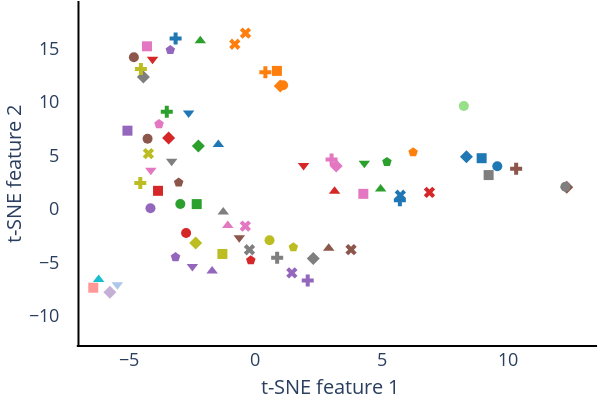

The notebook cell saved with this chart:
### Code cell
import pandas as pd
from sklearn.manifold import TSNE
import plotly.graph_objects as go
import plotly.express as px
from sklearn.preprocessing import MinMaxScaler
import plotly.io as pio
import sys

# Check for necessary modules and install if missing
try:
    import kaleido
except ImportError:
    import subprocess
    subprocess.check_call([sys.executable, '-m', 'pip', 'install', 'kaleido'])

# Load the CSV file
df = pd.read_csv('machine_embeddings_from_autoencoder.csv')

# Replace NaN values with the mean of their respective columns
df.iloc[:, 1:] = df.iloc[:, 1:].fillna(df.iloc[:, 1:].mean())

scaler = MinMaxScaler()
df['core'] = scaler.fit_transform(df[['core']])

# Assuming the first column contains the labels
labels = df.iloc[:, 0]
features = df.iloc[:, 1:]

# Simulate a sample_type column for demonstration purposes
df['sample_type'] = ['Sample ' + str(i % 8 + 1) for i in range(len(df))]

# Apply t-SNE
tsne = TSNE(n_components=2,
            perplexity=15,
            early_exaggeration=1,
            learning_rate='auto',
            n_iter=10000,
            random_state=42)
tsne_results = tsne.fit_transform(features)

# Add the t-SNE results to the dataframe
df['tsne-2d-one'] = tsne_results[:, 0]
df['tsne-2d-two'] = tsne_results[:, 1]

# Available marker symbols for the sample types
marker_symbols = [
    'circle', 'square', 'diamond', 'cross', 'x',
    'triangle-up', 'triangle-down', 'pentagon'
]

# Choose a single new marker symbol for all machine types
machine_marker_symbol = 'hexagon'

# Determine the unique sample types and labels present
sample_types = df['sample_type'].unique()
unique_labels = df['machine'].unique()

# Assign colors to each unique label
# colors = px.colors.qualitative.Plotly
colors = [
    "#1f77b4", "#ff7f0e", "#2ca02c", "#d62728", "#9467bd",
    "#8c564b", "#e377c2", "#7f7f7f", "#bcbd22", "#17becf",
    "#aec7e8", "#ffbb78", "#98df8a", "#ff9896", "#c5b0d5"
]
color_map = {label: colors[i % len(colors)] for i, label in enumerate(unique_labels)}

# Assign a marker to each sample type
marker_map = {sample_type: marker_symbols[i % len(marker_symbols)] for i, sample_type in enumerate(sample_types)}

fig = go.Figure()

# Add traces for sample markers
# for i, sample_type in enumerate(sample_types):
#     fig.add_trace(go.Scatter(
#         x=[None],
#         y=[None],
#         mode='markers',
#         marker=dict(
#             symbol=marker_symbols[i % len(marker_symbols)],
#             size=10,
#             color='white',
#             line=dict(color='black', width=2)
#         ),
#         name=f"Marker for {sample_type}",
#         legendgroup="SampleMarker",
#         showlegend=True
#     ))

# Iterate over each label and sample type to add traces
for label in unique_labels:
    df_label = df[df['machine'] == label]
    for sample_type in sample_types:
        df_subset = df_label[df_label['sample_type'] == sample_type]

        # Add trace to the figure
        fig.add_trace(go.Scatter(
            x=df_subset['tsne-2d-one'],
            y=df_subset['tsne-2d-two'],
            mode='markers',
            marker=dict(
                symbol=marker_map[sample_type],
                size=10,
                color=color_map[label]
            ),
            name=None,
            legendgroup=label,
            showlegend=False
        ))

# Add traces for machine markers
# for label in unique_labels:
#     fig.add_trace(go.Scatter(
#         x=[None],
#         y=[None],
#         mode='markers',
#         marker=dict(
#             symbol=machine_marker_symbol,
#             size=10,
#             color=color_map[label]
#         ),
#         name=label,
#         legendgroup="Machine",
#         showlegend=True
#     ))

# Add a dummy trace to create a line break in the legend
# fig.add_trace(go.Scatter(
#     x=[None],
#     y=[None],
#     mode='markers',
#     marker=dict(size=0),
#     name=' ' * 40,  # Add spaces for visual separation
#     showlegend=True
# ))

# Update layout to have separate columns for samples and machines in the legend
fig.update_layout(
    title={
        # 'text': 't-SNE Visualization of Machine Datasets',
        'y': 0.01,
        'x': 0.5,
        'xanchor': 'center',
        'yanchor': 'bottom',
        'font': {'size': 16}
    },
    xaxis=dict(
        title='t-SNE feature 1',
        titlefont=dict(size=20),  # Adjust axis title font size
        tickfont=dict(size=18),   # Adjust tick label font size
    ),
    yaxis=dict(
        title='t-SNE feature 2',
        titlefont=dict(size=20),  # Adjust axis title font size
        tickfont=dict(size=18),   # Adjust tick label font size
    ),
    plot_bgcolor='white',
    paper_bgcolor='white',
    shapes=[
        # Line Horizontal
        dict(
            type='line',
            x0=min(tsne_results[:, 0]-0.65),
            y0=-12.8,
            x1=max(tsne_results[:, 0]+1.2),
            y1=-12.8,
            line=dict(
                color='black',
                width=2
            )
        ),
        # Line Vertical
        dict(
            type='line',
            x0=-7,
            y0=min(tsne_results[:, 1]-5),
            x1=-7,
            y1=max(tsne_results[:, 1]+3),
            line=dict(
                color='black',
                width=2
            )
        )
    ],
    legend=dict(
        orientation="h",
        yanchor="bottom",
        y=1.15,
        xanchor="center",
        x=0.5,
        traceorder="normal"
    ),
    margin=dict(t=150, b=150),
    width=600,
    height=400
)

# Save the figure to a PDF file
# pio.kaleido.scope.mathjax = None
fig.update_layout( margin=dict(l=0, r=0, t=0, b=0) )
# pio.write_image(fig, 'tsne_visualization_10.pdf', format='pdf')
fig.write_image("output_AE.pdf", width=600, height=400, scale=1)

# Display the figure
fig.show()

### Figure 1 — Plotly figure (JSON) as saved in the notebook; plotly's stock layout.template omitted (floating-point values rounded to 4 significant figures)
{"data": [{"legendgroup": "boraxo", "marker": {"color": "#1f77b4", "size": 10, "symbol": "circle"}, "mode": "markers", "showlegend": false, "type": "scatter", "x": [9.581], "y": [3.993]}, {"legendgroup": "boraxo", "marker": {"color": "#1f77b4", "size": 10, "symbol": "square"}, "mode": "markers", "showlegend": false, "type": "scatter", "x": [8.962], "y": [4.743]}, {"legendgroup": "boraxo", "marker": {"color": "#1f77b4", "size": 10, "symbol": "diamond"}, "mode": "markers", "showlegend": false, "type": "scatter", "x": [8.361], "y": [4.877]}, {"legendgroup": "boraxo", "marker": {"color": "#1f77b4", "size": 10, "symbol": "cross"}, "mode": "markers", "showlegend": false, "type": "scatter", "x": [5.724, -3.155], "y": [0.8147, 15.93]}, {"legendgroup": "boraxo", "marker": {"color": "#1f77b4", "size": 10, "symbol": "x"}, "mode": "markers", "showlegend": false, "type": "scatter", "x": [5.743], "y": [1.278]}, {"legendgroup": "boraxo", "marker": {"color": "#1f77b4", "size": 10, "symbol": "triangle-up"}, "mode": "markers", "showlegend": false, "type": "scatter", "x": [-1.463], "y": [6.011]}, {"legendgroup": "boraxo", "marker": {"color": "#1f77b4", "size": 10, "symbol": "triangle-down"}, "mode": "markers", "showlegend": false, "type": "scatter", "x": [-2.639], "y": [8.959]}, {"legendgroup": "boraxo", "marker": {"color": "#1f77b4", "size": 10, "symbol": "pentagon"}, "mode": "markers", "showlegend": false, "type": "scatter", "x": [], "y": []}, {"legendgroup": "catalyst", "marker": {"color": "#ff7f0e", "size": 10, "symbol": "circle"}, "mode": "markers", "showlegend": false, "type": "scatter", "x": [1.102], "y": [11.55]}, {"legendgroup": "catalyst", "marker": {"color": "#ff7f0e", "size": 10, "symbol": "square"}, "mode": "markers", "showlegend": false, "type": "scatter", "x": [0.8562], "y": [12.9]}, {"legendgroup": "catalyst", "marker": {"color": "#ff7f0e", "size": 10, "symbol": "diamond"}, "mode": "markers", "showlegend": false, "type": "scatter", "x": [0.9895], "y": [11.49]}, {"legendgroup": "catalyst", "marker": {"color": "#ff7f0e", "size": 10, "symbol": "cross"}, "mode": "markers", "showlegend": false, "type": "scatter", "x": [0.3994], "y": [12.78]}, {"legendgroup": "catalyst", "marker": {"color": "#ff7f0e", "size": 10, "symbol": "x"}, "mode": "markers", "showlegend": false, "type": "scatter", "x": [-0.8107, -0.3883], "y": [15.39, 16.42]}, {"legendgroup": "catalyst", "marker": {"color": "#ff7f0e", "size": 10, "symbol": "triangle-up"}, "mode": "markers", "showlegend": false, "type": "scatter", "x": [], "y": []}, {"legendgroup": "catalyst", "marker": {"color": "#ff7f0e", "size": 10, "symbol": "triangle-down"}, "mode": "markers", "showlegend": false, "type": "scatter", "x": [], "y": []}, {"legendgroup": "catalyst", "marker": {"color": "#ff7f0e", "size": 10, "symbol": "pentagon"}, "mode": "markers", "showlegend": false, "type": "scatter", "x": [6.249], "y": [5.3]}, {"legendgroup": "quartz", "marker": {"color": "#2ca02c", "size": 10, "symbol": "circle"}, "mode": "markers", "showlegend": false, "type": "scatter", "x": [-2.968], "y": [0.4564]}, {"legendgroup": "quartz", "marker": {"color": "#2ca02c", "size": 10, "symbol": "square"}, "mode": "markers", "showlegend": false, "type": "scatter", "x": [-2.319], "y": [0.454]}, {"legendgroup": "quartz", "marker": {"color": "#2ca02c", "size": 10, "symbol": "diamond"}, "mode": "markers", "showlegend": false, "type": "scatter", "x": [-2.252], "y": [5.88]}, {"legendgroup": "quartz", "marker": {"color": "#2ca02c", "size": 10, "symbol": "cross"}, "mode": "markers", "showlegend": false, "type": "scatter", "x": [-3.504], "y": [9.073]}, {"legendgroup": "quartz", "marker": {"color": "#2ca02c", "size": 10, "symbol": "x"}, "mode": "markers", "showlegend": false, "type": "scatter", "x": [], "y": []}, {"legendgroup": "quartz", "marker": {"color": "#2ca02c", "size": 10, "symbol": "triangle-up"}, "mode": "markers", "showlegend": false, "type": "scatter", "x": [4.963, -2.177], "y": [1.865, 15.72]}, {"legendgroup": "quartz", "marker": {"color": "#2ca02c", "size": 10, "symbol": "triangle-down"}, "mode": "markers", "showlegend": false, "type": "scatter", "x": [4.317], "y": [4.261]}, {"legendgroup": "quartz", "marker": {"color": "#2ca02c", "size": 10, "symbol": "pentagon"}, "mode": "markers", "showlegend": false, "type": "scatter", "x": [5.212], "y": [4.397]}, {"legendgroup": "ruby", "marker": {"color": "#d62728", "size": 10, "symbol": "circle"}, "mode": "markers", "showlegend": false, "type": "scatter", "x": [-2.739], "y": [-2.242]}, {"legendgroup": "ruby", "marker": {"color": "#d62728", "size": 10, "symbol": "square"}, "mode": "markers", "showlegend": false, "type": "scatter", "x": [-3.85], "y": [1.695]}, {"legendgroup": "ruby", "marker": {"color": "#d62728", "size": 10, "symbol": "diamond"}, "mode": "markers", "showlegend": false, "type": "scatter", "x": [-3.431], "y": [6.635]}, {"legendgroup": "ruby", "marker": {"color": "#d62728", "size": 10, "symbol": "cross"}, "mode": "markers", "showlegend": false, "type": "scatter", "x": [], "y": []}, {"legendgroup": "ruby", "marker": {"color": "#d62728", "size": 10, "symbol": "x"}, "mode": "markers", "showlegend": false, "type": "scatter", "x": [6.895], "y": [1.552]}, {"legendgroup": "ruby", "marker": {"color": "#d62728", "size": 10, "symbol": "triangle-up"}, "mode": "markers", "showlegend": false, "type": "scatter", "x": [3.139], "y": [1.662]}, {"legendgroup": "ruby", "marker": {"color": "#d62728", "size": 10, "symbol": "triangle-down"}, "mode": "markers", "showlegend": false, "type": "scatter", "x": [1.912, -4.068], "y": [4.063, 13.99]}, {"legendgroup": "ruby", "marker": {"color": "#d62728", "size": 10, "symbol": "pentagon"}, "mode": "markers", "showlegend": false, "type": "scatter", "x": [-0.1777], "y": [-4.788]}, {"legendgroup": "mammoth", "marker": {"color": "#9467bd", "size": 10, "symbol": "circle"}, "mode": "markers", "showlegend": false, "type": "scatter", "x": [-4.15], "y": [0.06622]}, {"legendgroup": "mammoth", "marker": {"color": "#9467bd", "size": 10, "symbol": "square"}, "mode": "markers", "showlegend": false, "type": "scatter", "x": [-5.061], "y": [7.312]}, {"legendgroup": "mammoth", "marker": {"color": "#9467bd", "size": 10, "symbol": "diamond"}, "mode": "markers", "showlegend": false, "type": "scatter", "x": [], "y": []}, {"legendgroup": "mammoth", "marker": {"color": "#9467bd", "size": 10, "symbol": "cross"}, "mode": "markers", "showlegend": false, "type": "scatter", "x": [2.076], "y": [-6.679]}, {"legendgroup": "mammoth", "marker": {"color": "#9467bd", "size": 10, "symbol": "x"}, "mode": "markers", "showlegend": false, "type": "scatter", "x": [1.448], "y": [-5.977]}, {"legendgroup": "mammoth", "marker": {"color": "#9467bd", "size": 10, "symbol": "triangle-up"}, "mode": "markers", "showlegend": false, "type": "scatter", "x": [-1.709], "y": [-5.793]}, {"legendgroup": "mammoth", "marker": {"color": "#9467bd", "size": 10, "symbol": "triangle-down"}, "mode": "markers", "showlegend": false, "type": "scatter", "x": [-2.49], "y": [-5.377]}, {"legendgroup": "mammoth", "marker": {"color": "#9467bd", "size": 10, "symbol": "pentagon"}, "mode": "markers", "showlegend": false, "type": "scatter", "x": [-3.158, -3.364], "y": [-4.497, 14.85]}, {"legendgroup": "poodle", "marker": {"color": "#8c564b", "size": 10, "symbol": "circle"}, "mode": "markers", "showlegend": false, "type": "scatter", "x": [-4.265, -4.807], "y": [6.555, 14.17]}, {"legendgroup": "poodle", "marker": {"color": "#8c564b", "size": 10, "symbol": "square"}, "mode": "markers", "showlegend": false, "type": "scatter", "x": [], "y": []}, {"legendgroup": "poodle", "marker": {"color": "#8c564b", "size": 10, "symbol": "diamond"}, "mode": "markers", "showlegend": false, "type": "scatter", "x": [12.33], "y": [2.035]}, {"legendgroup": "poodle", "marker": {"color": "#8c564b", "size": 10, "symbol": "cross"}, "mode": "markers", "showlegend": false, "type": "scatter", "x": [10.33], "y": [3.761]}, {"legendgroup": "poodle", "marker": {"color": "#8c564b", "size": 10, "symbol": "x"}, "mode": "markers", "showlegend": false, "type": "scatter", "x": [3.791], "y": [-3.802]}, {"legendgroup": "poodle", "marker": {"color": "#8c564b", "size": 10, "symbol": "triangle-up"}, "mode": "markers", "showlegend": false, "type": "scatter", "x": [2.907], "y": [-3.678]}, {"legendgroup": "poodle", "marker": {"color": "#8c564b", "size": 10, "symbol": "triangle-down"}, "mode": "markers", "showlegend": false, "type": "scatter", "x": [-0.6336], "y": [-2.683]}, {"legendgroup": "poodle", "marker": {"color": "#8c564b", "size": 10, "symbol": "pentagon"}, "mode": "markers", "showlegend": false, "type": "scatter", "x": [-3.032], "y": [2.467]}, {"legendgroup": "ec2-c5n", "marker": {"color": "#e377c2", "size": 10, "symbol": "circle"}, "mode": "markers", "showlegend": false, "type": "scatter", "x": [], "y": []}, {"legendgroup": "ec2-c5n", "marker": {"color": "#e377c2", "size": 10, "symbol": "square"}, "mode": "markers", "showlegend": false, "type": "scatter", "x": [4.278, -4.288], "y": [1.411, 15.19]}, {"legendgroup": "ec2-c5n", "marker": {"color": "#e377c2", "size": 10, "symbol": "diamond"}, "mode": "markers", "showlegend": false, "type": "scatter", "x": [3.202], "y": [4.022]}, {"legendgroup": "ec2-c5n", "marker": {"color": "#e377c2", "size": 10, "symbol": "cross"}, "mode": "markers", "showlegend": false, "type": "scatter", "x": [3.02], "y": [4.609]}, {"legendgroup": "ec2-c5n", "marker": {"color": "#e377c2", "size": 10, "symbol": "x"}, "mode": "markers", "showlegend": false, "type": "scatter", "x": [-0.3943], "y": [-1.601]}, {"legendgroup": "ec2-c5n", "marker": {"color": "#e377c2", "size": 10, "symbol": "triangle-up"}, "mode": "markers", "showlegend": false, "type": "scatter", "x": [-1.089], "y": [-1.536]}, {"legendgroup": "ec2-c5n", "marker": {"color": "#e377c2", "size": 10, "symbol": "triangle-down"}, "mode": "markers", "showlegend": false, "type": "scatter", "x": [-4.135], "y": [3.612]}, {"legendgroup": "ec2-c5n", "marker": {"color": "#e377c2", "size": 10, "symbol": "pentagon"}, "mode": "markers", "showlegend": false, "type": "scatter", "x": [-3.81], "y": [7.925]}, {"legendgroup": "ec2-c6a", "marker": {"color": "#7f7f7f", "size": 10, "symbol": "circle"}, "mode": "markers", "showlegend": false, "type": "scatter", "x": [12.28], "y": [2.08]}, {"legendgroup": "ec2-c6a", "marker": {"color": "#7f7f7f", "size": 10, "symbol": "square"}, "mode": "markers", "showlegend": false, "type": "scatter", "x": [9.238], "y": [3.167]}, {"legendgroup": "ec2-c6a", "marker": {"color": "#7f7f7f", "size": 10, "symbol": "diamond"}, "mode": "markers", "showlegend": false, "type": "scatter", "x": [2.295, -4.431], "y": [-4.624, 12.33]}, {"legendgroup": "ec2-c6a", "marker": {"color": "#7f7f7f", "size": 10, "symbol": "cross"}, "mode": "markers", "showlegend": false, "type": "scatter", "x": [0.8656], "y": [-4.563]}, {"legendgroup": "ec2-c6a", "marker": {"color": "#7f7f7f", "size": 10, "symbol": "x"}, "mode": "markers", "showlegend": false, "type": "scatter", "x": [-0.2305], "y": [-3.808]}, {"legendgroup": "ec2-c6a", "marker": {"color": "#7f7f7f", "size": 10, "symbol": "triangle-up"}, "mode": "markers", "showlegend": false, "type": "scatter", "x": [-1.268], "y": [-0.2779]}, {"legendgroup": "ec2-c6a", "marker": {"color": "#7f7f7f", "size": 10, "symbol": "triangle-down"}, "mode": "markers", "showlegend": false, "type": "scatter", "x": [-3.31], "y": [4.465]}, {"legendgroup": "ec2-c6a", "marker": {"color": "#7f7f7f", "size": 10, "symbol": "pentagon"}, "mode": "markers", "showlegend": false, "type": "scatter", "x": [], "y": []}, {"legendgroup": "ec2-c6i", "marker": {"color": "#bcbd22", "size": 10, "symbol": "circle"}, "mode": "markers", "showlegend": false, "type": "scatter", "x": [0.5641], "y": [-2.92]}, {"legendgroup": "ec2-c6i", "marker": {"color": "#bcbd22", "size": 10, "symbol": "square"}, "mode": "markers", "showlegend": false, "type": "scatter", "x": [-1.302], "y": [-4.203]}, {"legendgroup": "ec2-c6i", "marker": {"color": "#bcbd22", "size": 10, "symbol": "diamond"}, "mode": "markers", "showlegend": false, "type": "scatter", "x": [-2.36], "y": [-3.177]}, {"legendgroup": "ec2-c6i", "marker": {"color": "#bcbd22", "size": 10, "symbol": "cross"}, "mode": "markers", "showlegend": false, "type": "scatter", "x": [-4.552, -4.529], "y": [2.431, 13.08]}, {"legendgroup": "ec2-c6i", "marker": {"color": "#bcbd22", "size": 10, "symbol": "x"}, "mode": "markers", "showlegend": false, "type": "scatter", "x": [-4.231], "y": [5.174]}, {"legendgroup": "ec2-c6i", "marker": {"color": "#bcbd22", "size": 10, "symbol": "triangle-up"}, "mode": "markers", "showlegend": false, "type": "scatter", "x": [], "y": []}, {"legendgroup": "ec2-c6i", "marker": {"color": "#bcbd22", "size": 10, "symbol": "triangle-down"}, "mode": "markers", "showlegend": false, "type": "scatter", "x": [], "y": []}, {"legendgroup": "ec2-c6i", "marker": {"color": "#bcbd22", "size": 10, "symbol": "pentagon"}, "mode": "markers", "showlegend": false, "type": "scatter", "x": [1.507], "y": [-3.579]}, {"legendgroup": "pascal", "marker": {"color": "#17becf", "size": 10, "symbol": "circle"}, "mode": "markers", "showlegend": false, "type": "scatter", "x": [], "y": []}, {"legendgroup": "pascal", "marker": {"color": "#17becf", "size": 10, "symbol": "square"}, "mode": "markers", "showlegend": false, "type": "scatter", "x": [], "y": []}, {"legendgroup": "pascal", "marker": {"color": "#17becf", "size": 10, "symbol": "diamond"}, "mode": "markers", "showlegend": false, "type": "scatter", "x": [], "y": []}, {"legendgroup": "pascal", "marker": {"color": "#17becf", "size": 10, "symbol": "cross"}, "mode": "markers", "showlegend": false, "type": "scatter", "x": [], "y": []}, {"legendgroup": "pascal", "marker": {"color": "#17becf", "size": 10, "symbol": "x"}, "mode": "markers", "showlegend": false, "type": "scatter", "x": [], "y": []}, {"legendgroup": "pascal", "marker": {"color": "#17becf", "size": 10, "symbol": "triangle-up"}, "mode": "markers", "showlegend": false, "type": "scatter", "x": [-6.202], "y": [-6.597]}, {"legendgroup": "pascal", "marker": {"color": "#17becf", "size": 10, "symbol": "triangle-down"}, "mode": "markers", "showlegend": false, "type": "scatter", "x": [], "y": []}, {"legendgroup": "pascal", "marker": {"color": "#17becf", "size": 10, "symbol": "pentagon"}, "mode": "markers", "showlegend": false, "type": "scatter", "x": [], "y": []}, {"legendgroup": "lassen", "marker": {"color": "#aec7e8", "size": 10, "symbol": "circle"}, "mode": "markers", "showlegend": false, "type": "scatter", "x": [], "y": []}, {"legendgroup": "lassen", "marker": {"color": "#aec7e8", "size": 10, "symbol": "square"}, "mode": "markers", "showlegend": false, "type": "scatter", "x": [], "y": []}, {"legendgroup": "lassen", "marker": {"color": "#aec7e8", "size": 10, "symbol": "diamond"}, "mode": "markers", "showlegend": false, "type": "scatter", "x": [], "y": []}, {"legendgroup": "lassen", "marker": {"color": "#aec7e8", "size": 10, "symbol": "cross"}, "mode": "markers", "showlegend": false, "type": "scatter", "x": [], "y": []}, {"legendgroup": "lassen", "marker": {"color": "#aec7e8", "size": 10, "symbol": "x"}, "mode": "markers", "showlegend": false, "type": "scatter", "x": [], "y": []}, {"legendgroup": "lassen", "marker": {"color": "#aec7e8", "size": 10, "symbol": "triangle-up"}, "mode": "markers", "showlegend": false, "type": "scatter", "x": [], "y": []}, {"legendgroup": "lassen", "marker": {"color": "#aec7e8", "size": 10, "symbol": "triangle-down"}, "mode": "markers", "showlegend": false, "type": "scatter", "x": [-5.462], "y": [-7.07]}, {"legendgroup": "lassen", "marker": {"color": "#aec7e8", "size": 10, "symbol": "pentagon"}, "mode": "markers", "showlegend": false, "type": "scatter", "x": [], "y": []}, {"legendgroup": "corona", "marker": {"color": "#ffbb78", "size": 10, "symbol": "circle"}, "mode": "markers", "showlegend": false, "type": "scatter", "x": [], "y": []}, {"legendgroup": "corona", "marker": {"color": "#ffbb78", "size": 10, "symbol": "square"}, "mode": "markers", "showlegend": false, "type": "scatter", "x": [], "y": []}, {"legendgroup": "corona", "marker": {"color": "#ffbb78", "size": 10, "symbol": "diamond"}, "mode": "markers", "showlegend": false, "type": "scatter", "x": [], "y": []}, {"legendgroup": "corona", "marker": {"color": "#ffbb78", "size": 10, "symbol": "cross"}, "mode": "markers", "showlegend": false, "type": "scatter", "x": [], "y": []}, {"legendgroup": "corona", "marker": {"color": "#ffbb78", "size": 10, "symbol": "x"}, "mode": "markers", "showlegend": false, "type": "scatter", "x": [], "y": []}, {"legendgroup": "corona", "marker": {"color": "#ffbb78", "size": 10, "symbol": "triangle-up"}, "mode": "markers", "showlegend": false, "type": "scatter", "x": [], "y": []}, {"legendgroup": "corona", "marker": {"color": "#ffbb78", "size": 10, "symbol": "triangle-down"}, "mode": "markers", "showlegend": false, "type": "scatter", "x": [], "y": []}, {"legendgroup": "corona", "marker": {"color": "#ffbb78", "size": 10, "symbol": "pentagon"}, "mode": "markers", "showlegend": false, "type": "scatter", "x": [8.257], "y": [9.625]}, {"legendgroup": "tioga", "marker": {"color": "#98df8a", "size": 10, "symbol": "circle"}, "mode": "markers", "showlegend": false, "type": "scatter", "x": [8.257], "y": [9.625]}, {"legendgroup": "tioga", "marker": {"color": "#98df8a", "size": 10, "symbol": "square"}, "mode": "markers", "showlegend": false, "type": "scatter", "x": [], "y": []}, {"legendgroup": "tioga", "marker": {"color": "#98df8a", "size": 10, "symbol": "diamond"}, "mode": "markers", "showlegend": false, "type": "scatter", "x": [], "y": []}, {"legendgroup": "tioga", "marker": {"color": "#98df8a", "size": 10, "symbol": "cross"}, "mode": "markers", "showlegend": false, "type": "scatter", "x": [], "y": []}, {"legendgroup": "tioga", "marker": {"color": "#98df8a", "size": 10, "symbol": "x"}, "mode": "markers", "showlegend": false, "type": "scatter", "x": [], "y": []}, {"legendgroup": "tioga", "marker": {"color": "#98df8a", "size": 10, "symbol": "triangle-up"}, "mode": "markers", "showlegend": false, "type": "scatter", "x": [], "y": []}, {"legendgroup": "tioga", "marker": {"color": "#98df8a", "size": 10, "symbol": "triangle-down"}, "mode": "markers", "showlegend": false, "type": "scatter", "x": [], "y": []}, {"legendgroup": "tioga", "marker": {"color": "#98df8a", "size": 10, "symbol": "pentagon"}, "mode": "markers", "showlegend": false, "type": "scatter", "x": [], "y": []}, {"legendgroup": "ec2-p3", "marker": {"color": "#ff9896", "size": 10, "symbol": "circle"}, "mode": "markers", "showlegend": false, "type": "scatter", "x": [], "y": []}, {"legendgroup": "ec2-p3", "marker": {"color": "#ff9896", "size": 10, "symbol": "square"}, "mode": "markers", "showlegend": false, "type": "scatter", "x": [-6.415], "y": [-7.356]}, {"legendgroup": "ec2-p3", "marker": {"color": "#ff9896", "size": 10, "symbol": "diamond"}, "mode": "markers", "showlegend": false, "type": "scatter", "x": [], "y": []}, {"legendgroup": "ec2-p3", "marker": {"color": "#ff9896", "size": 10, "symbol": "cross"}, "mode": "markers", "showlegend": false, "type": "scatter", "x": [], "y": []}, {"legendgroup": "ec2-p3", "marker": {"color": "#ff9896", "size": 10, "symbol": "x"}, "mode": "markers", "showlegend": false, "type": "scatter", "x": [], "y": []}, {"legendgroup": "ec2-p3", "marker": {"color": "#ff9896", "size": 10, "symbol": "triangle-up"}, "mode": "markers", "showlegend": false, "type": "scatter", "x": [], "y": []}, {"legendgroup": "ec2-p3", "marker": {"color": "#ff9896", "size": 10, "symbol": "triangle-down"}, "mode": "markers", "showlegend": false, "type": "scatter", "x": [], "y": []}, {"legendgroup": "ec2-p3", "marker": {"color": "#ff9896", "size": 10, "symbol": "pentagon"}, "mode": "markers", "showlegend": false, "type": "scatter", "x": [], "y": []}, {"legendgroup": "ec2-p4d", "marker": {"color": "#c5b0d5", "size": 10, "symbol": "circle"}, "mode": "markers", "showlegend": false, "type": "scatter", "x": [], "y": []}, {"legendgroup": "ec2-p4d", "marker": {"color": "#c5b0d5", "size": 10, "symbol": "square"}, "mode": "markers", "showlegend": false, "type": "scatter", "x": [], "y": []}, {"legendgroup": "ec2-p4d", "marker": {"color": "#c5b0d5", "size": 10, "symbol": "diamond"}, "mode": "markers", "showlegend": false, "type": "scatter", "x": [-5.757], "y": [-7.774]}, {"legendgroup": "ec2-p4d", "marker": {"color": "#c5b0d5", "size": 10, "symbol": "cross"}, "mode": "markers", "showlegend": false, "type": "scatter", "x": [], "y": []}, {"legendgroup": "ec2-p4d", "marker": {"color": "#c5b0d5", "size": 10, "symbol": "x"}, "mode": "markers", "showlegend": false, "type": "scatter", "x": [], "y": []}, {"legendgroup": "ec2-p4d", "marker": {"color": "#c5b0d5", "size": 10, "symbol": "triangle-up"}, "mode": "markers", "showlegend": false, "type": "scatter", "x": [], "y": []}, {"legendgroup": "ec2-p4d", "marker": {"color": "#c5b0d5", "size": 10, "symbol": "triangle-down"}, "mode": "markers", "showlegend": false, "type": "scatter", "x": [], "y": []}, {"legendgroup": "ec2-p4d", "marker": {"color": "#c5b0d5", "size": 10, "symbol": "pentagon"}, "mode": "markers", "showlegend": false, "type": "scatter", "x": [], "y": []}], "layout": {"height": 400, "legend": {"orientation": "h", "traceorder": "normal", "x": 0.5, "xanchor": "center", "y": 1.15, "yanchor": "bottom"}, "margin": {"b": 0, "l": 0, "r": 0, "t": 0}, "paper_bgcolor": "white", "plot_bgcolor": "white", "shapes": [{"line": {"color": "black", "width": 2}, "type": "line", "x0": -7.065, "x1": 13.53, "y0": -12.8, "y1": -12.8}, {"line": {"color": "black", "width": 2}, "type": "line", "x0": -7, "x1": -7, "y0": -12.77, "y1": 19.42}], "title": {"font": {"size": 16}, "x": 0.5, "xanchor": "center", "y": 0.01, "yanchor": "bottom"}, "width": 600, "xaxis": {"tickfont": {"size": 18}, "title": {"font": {"size": 20}, "text": "t-SNE feature 1"}}, "yaxis": {"tickfont": {"size": 18}, "title": {"font": {"size": 20}, "text": "t-SNE feature 2"}}}}
